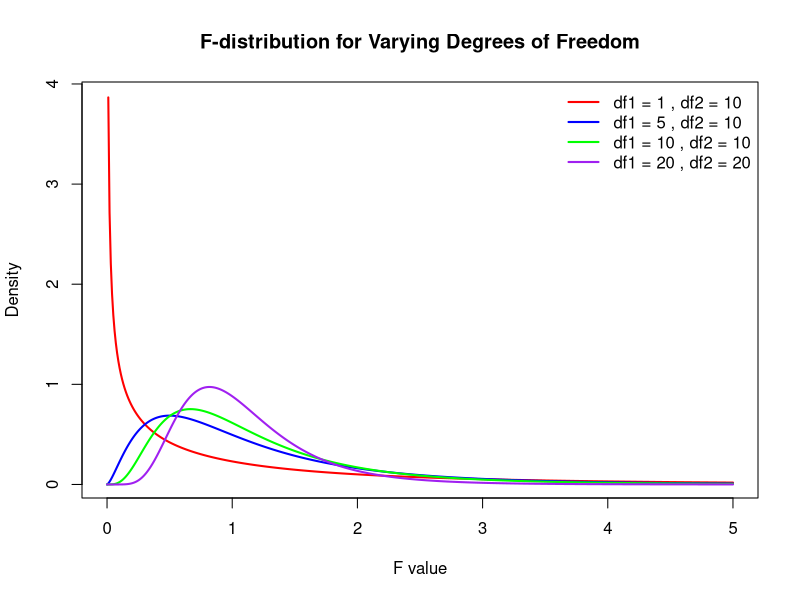
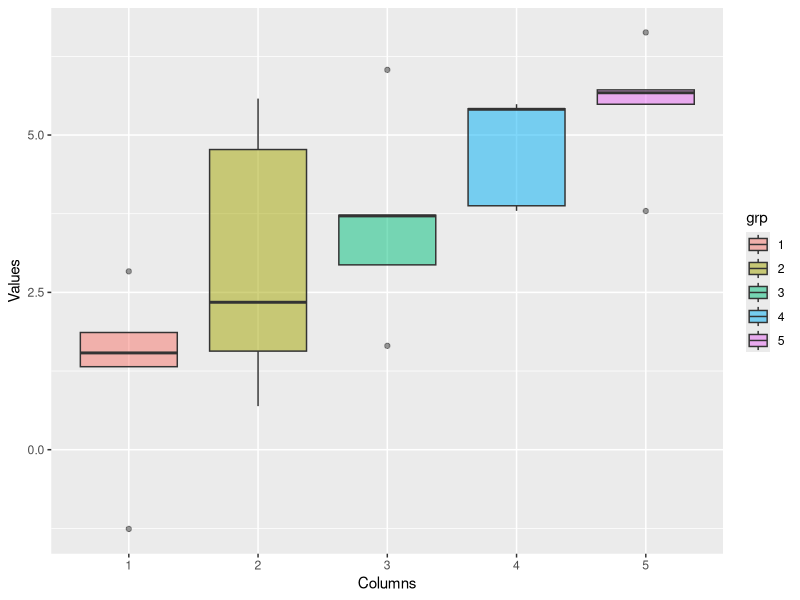

The R script that drew these images, in order: (Note: this script raises an error after producing the figures.)

# Define the range of F-values
x <- seq(0, 5, length.out = 500)

# Define degrees of freedom pairs
df_pairs <- list(
  c(1, 10),
  c(5, 10),
  c(10, 10),
  c(20, 20)
)

# Define colors for different lines
colors <- c("red", "blue", "green", "purple")

# Create an empty plot
plot(x, df(x, df_pairs[[1]][1], df_pairs[[1]][2]), type="n",
     xlab="F value", ylab="Density",
     main="F-distribution for Varying Degrees of Freedom")

# Loop through df pairs and add lines
for (i in seq_along(df_pairs)) {
  lines(x, df(x, df_pairs[[i]][1], df_pairs[[i]][2]), col=colors[i], lwd=2)
}








# Add a legend
legend("topright", legend=paste("df1 =", sapply(df_pairs, `[[`, 1), 
                                ", df2 =", sapply(df_pairs, `[[`, 2)), 
       col=colors, lwd=2, bty="n")

data.val = c(1.5377, 0.6923, 1.6501, 3.7950, 5.6715, 
             2.8339, 1.5664, 6.0349, 3.8759, 3.7925,
             -1.2588, 2.3426, 3.7254, 5.4897, 5.7172,
             1.8622, 5.5784, 2.9369, 5.4090, 6.6302,
             1.3188, 4.7694, 3.7147, 5.4172, 5.4889)
data.grp = c(rep(1:5, 5))

df = data.frame(val = data.val,
                grp = factor(data.grp) )

library(ggplot2)
gg = ggplot(df, aes(x = grp, y = val, fill=grp)) + 
  geom_boxplot(alpha=0.5) +
  xlab("Columns") +
  ylab("Values")
print(gg)

aov.out   = aov(val ~ grp, df)
anova.out = anova(aov.out)
print(anova.out)


## 
# Calc variance within group
nGrp        = length(unique(data.grp)) # different groups
var.within  = vector(mode = "numeric", length = nGrp)
mean.within = vector(mode = "numeric", length = nGrp)




for ( i in 1:nGrp ){
  idx              = data.grp == i
  var.within[[i]]  = var(data.val[idx])
  mean.within[[i]] = mean(data.val[idx])
}


# The average within group variance is equal to the "Residuals" Mean Sq in the anova table:
# This is Var_within = E[ Var[grp1], Var[grp2], ..., Var[grp5] ]
var.withinAverage = mean(var.within)
print(paste0("var.within = ", var.withinAverage))

# The variance between groups is given by
# Var_between = Var[ E[grp1],  E[grp2], ... E[grp5] ]
var.between = var(mean.within)

print(paste0("var.between = ", var.between))

##
# To obtain the MS_between term, we have to multiply by the sample size per group:
kSample    = sum(data.grp == 1) # number of elements within each group
MS.between = kSample * var.between
print(paste0("MS.between = kSample * var.between = ", MS.between))

##
# Thus, if we invert the last expression we get:
# var.between = MS.between / kSample

means <- tapply(multitask$Posttest,multitask$Group,mean)
gmean <- mean(multitask$Posttest)
